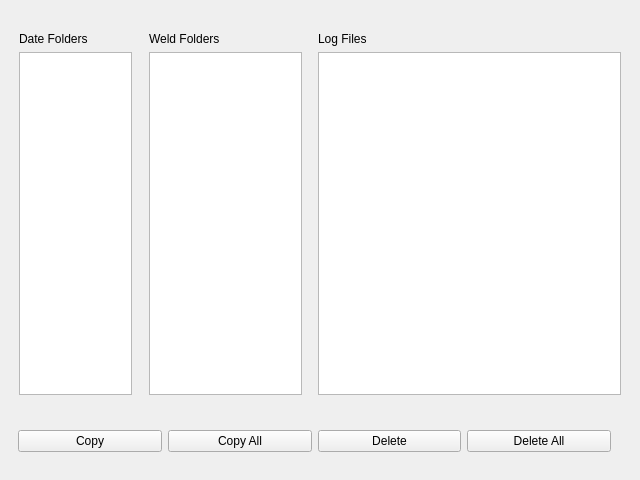
<?xml version="1.0" encoding="UTF-8"?>
<ui version="4.0">
 <class>OpenLog1</class>
 <widget class="QWidget" name="OpenLog1">
  <property name="geometry">
   <rect>
    <x>0</x>
    <y>0</y>
    <width>640</width>
    <height>480</height>
   </rect>
  </property>
  <property name="windowTitle">
   <string>Open Log Widget</string>
  </property>
  <widget class="QFrame" name="frameButtons">
   <property name="geometry">
    <rect>
     <x>9</x>
     <y>411</y>
     <width>611</width>
     <height>60</height>
    </rect>
   </property>
   <property name="minimumSize">
    <size>
     <width>0</width>
     <height>60</height>
    </size>
   </property>
   <layout class="QHBoxLayout" name="buttonLayout">
    <item>
     <widget class="QPushButton" name="copyButton">
      <property name="text">
       <string>Copy</string>
      </property>
     </widget>
    </item>
    <item>
     <widget class="QPushButton" name="copyAllButton">
      <property name="text">
       <string>Copy All</string>
      </property>
     </widget>
    </item>
    <item>
     <widget class="QPushButton" name="deleteButton">
      <property name="text">
       <string>Delete</string>
      </property>
     </widget>
    </item>
    <item>
     <widget class="QPushButton" name="deleteAllButton">
      <property name="text">
       <string>Delete All</string>
      </property>
     </widget>
    </item>
   </layout>
  </widget>
  <widget class="QFrame" name="frameFiles">
   <property name="geometry">
    <rect>
     <x>309</x>
     <y>23</y>
     <width>321</width>
     <height>381</height>
    </rect>
   </property>
   <layout class="QVBoxLayout" name="filesLayout">
    <item>
     <widget class="QLabel" name="labelFiles">
      <property name="text">
       <string>Log Files</string>
      </property>
     </widget>
    </item>
    <item>
     <widget class="QListWidget" name="fileList"/>
    </item>
   </layout>
  </widget>
  <widget class="QFrame" name="frameWeldFolders">
   <property name="geometry">
    <rect>
     <x>140</x>
     <y>23</y>
     <width>171</width>
     <height>381</height>
    </rect>
   </property>
   <layout class="QVBoxLayout" name="weldLayout">
    <item>
     <widget class="QLabel" name="labelWeldFolders">
      <property name="text">
       <string>Weld Folders</string>
      </property>
     </widget>
    </item>
    <item>
     <widget class="QListWidget" name="weldFolderList"/>
    </item>
   </layout>
  </widget>
  <widget class="QFrame" name="frameDateFolders">
   <property name="geometry">
    <rect>
     <x>10</x>
     <y>23</y>
     <width>131</width>
     <height>381</height>
    </rect>
   </property>
   <layout class="QVBoxLayout" name="dateLayout">
    <item>
     <widget class="QLabel" name="labelDateFolders">
      <property name="text">
       <string>Date Folders</string>
      </property>
     </widget>
    </item>
    <item>
     <widget class="QListWidget" name="dateFolderList"/>
    </item>
   </layout>
  </widget>
  <widget class="QLabel" name="label">
   <property name="geometry">
    <rect>
     <x>10</x>
     <y>10</y>
     <width>391</width>
     <height>18</height>
    </rect>
   </property>
   <property name="text">
    <string/>
   </property>
  </widget>
 </widget>
 <resources/>
 <connections/>
</ui>
